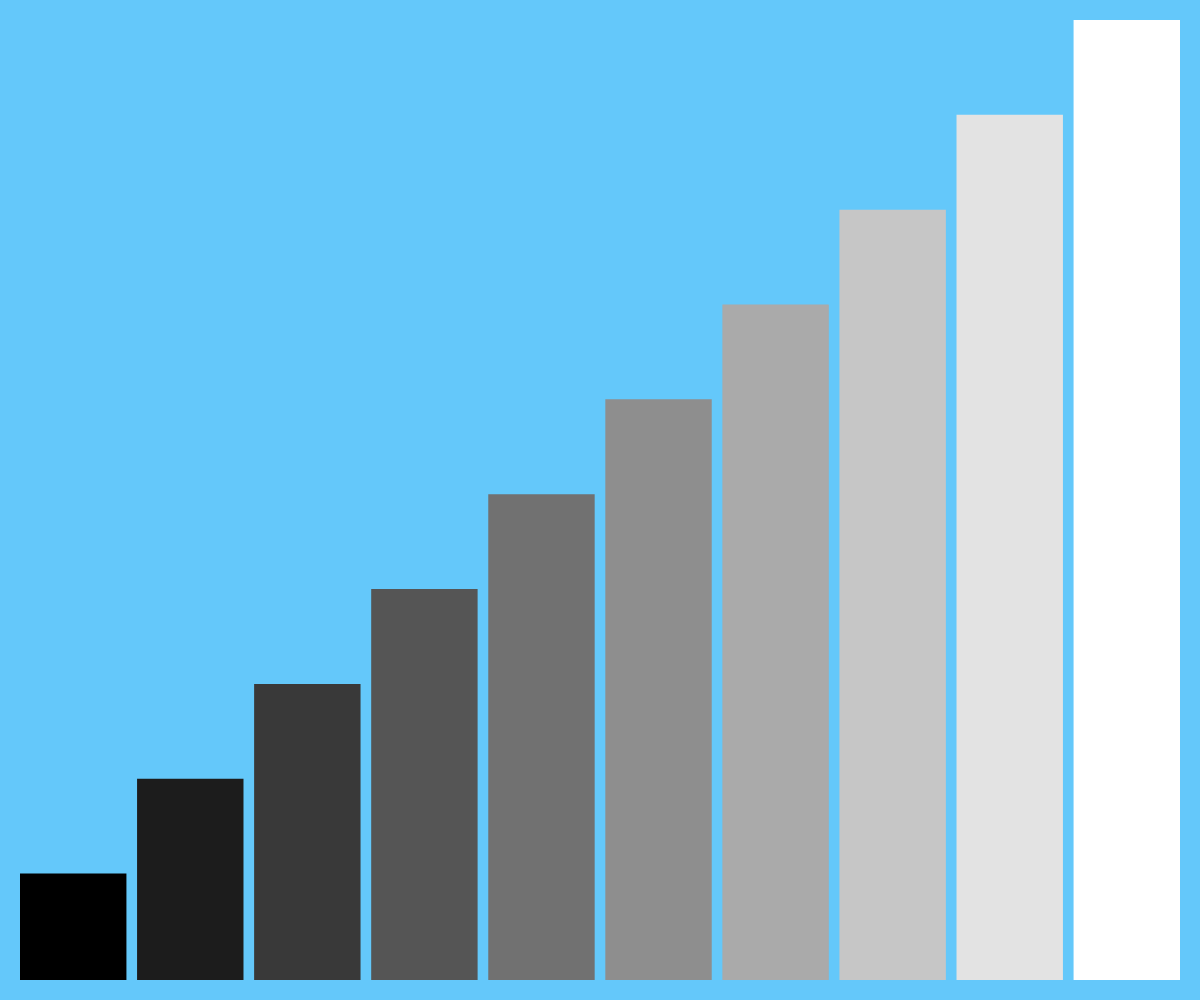
Frame 1 (no input)
Frame 2 (the mouse pressed at the canvas centre, redrawn once): identical to frame 1, image omitted

The p5.js sketch that drew this single still picture (run headless with seeded random() and noise() and a simulated clock; the mouse was pressed at the canvas centre and the sketch redrawn once):

// p5.js sketch
// ── sketch.js
function setup() {
  createCanvas(windowWidth, windowHeight);
}

function draw() {
  background(100,200,250);
  strokeWeight(0);

  rectMode(CORNER); 

  let totalRects = 10;
  let margin = 20;
  let availableWidth = width - (margin * 2);
  let spacingRatio = 0.1; 
  let rectWidth = availableWidth / (totalRects + (totalRects - 1) * spacingRatio);
  
  let maxHeight = height - (margin * 2); 
  let spacing = rectWidth * spacingRatio;
  
  let startX = margin; 

  for (let i = 0; i < totalRects; i++) {
    let x = startX + i * (rectWidth + spacing);

    let brightness = map(i, 0, totalRects - 1, 0, 255);
    fill(brightness);
    
    let currentHeight = map(i, 0, totalRects - 1, rectWidth, maxHeight);
    
    let y = (height - margin) - currentHeight;
    
    rect(x, y, rectWidth, currentHeight);
  }

  noLoop();
}

function windowResized() {
  resizeCanvas(windowWidth, windowHeight);
  redraw();
}
